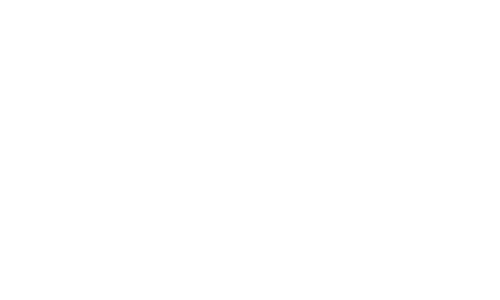
Frame 1 (no input)
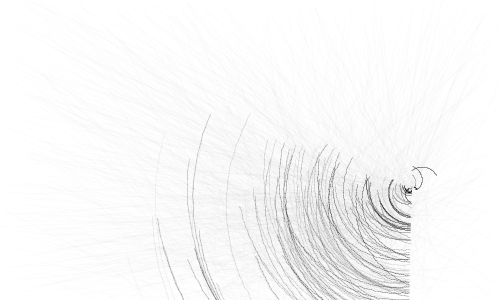
Frame 60 (the mouse pressed at the canvas centre just before this capture)
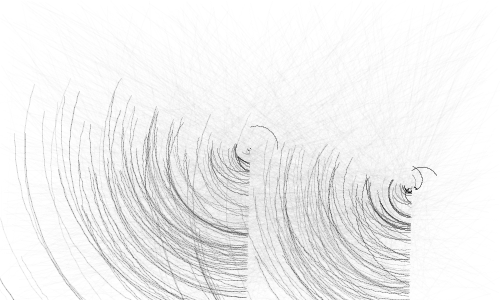
Frame 120 (the mouse held since frame 60 and released just before this capture)

The Processing sketch that drew these frames (run headless with seeded random() and noise(); from frame 60 on, the mouse is pressed at the canvas centre):

// Processing sketch: processing_81375
// ── processing_81375.pde

/* Maryam Mobini | mma99@sfu.ca | October 2012 
 
 Create a responsive animation using curves that 
 behaves differently when the mouse is dragged at 
 different speeds. Make it so that it begins when 
 the mouse is clicked and ends when any keyboard button is pressed.*/


//global variables

int _num = 150;    
float speed = 2;
myCurve[] pArr = new myCurve[_num];

//initializing

void setup() {
  size(500, 300);
  smooth(); 
  frameRate(60);

  background(255);
  float startx = random(width/2) + (width/2);
  float starty = random(height/2) + (height/2);

  for (int i=0;i<_num;i++) {
    pArr[i] = new myCurve(i);
    pArr[i].init(startx, starty);
  }
}
//refresh background
void clearBackground() {
  //background(255);
  fill(0, 25);
  noStroke();
  rect(0, 0, width, height);
  noFill();
}

// frame loop

void draw() {

  for (int i=0;i<_num;i++) {
    pArr[i].update();
  }
}



//interaction
//redraws the curves
void mousePressed() { 
  background(255);
  for (int i=0;i<_num;i++) {
    pArr[i].init(mouseX, mouseY);
  }
}

//stops the draw function
void keyPressed() {
  noLoop();
}

void mouseDragged() {  //This changes the speed of the arcs are drawn when the mouse is dragged.
  variableSpeed(mouseX, mouseY, pmouseX, pmouseY);
}

// this function calculates the speed of the arcs being dragged by the mouse
void variableSpeed(int x, int y, int px, int py) {
  int s = abs(x-px) + abs(y-py);
  _num = s;
}
//objects


class myCurve {
  int id;
  float angnoise, radiusnoise;
  float widnoise, heinoise;
  float angle = 0;
  float radius = 100;
  float centreX = width/2;
  float centreY = height/2;
  float strokeCol = 254;
  float angleincr;
  float lastX = 9999;
  float lastY, lastAng;
  float lastOuterX, lastOuterY;

  myCurve (int num) {
    id = num;
    // init();
  }


  void init(float ex, float warum) {

    centreX = ex;
    centreY = warum;
    radiusnoise = random(10);
    lastX = 9999;
    strokeCol = random(255); 
    angle = 0;
    angleincr = random(1) + 1;
  }

  void update() {
    radiusnoise += 0.001;
    radius = (noise(radiusnoise) * (width)) - 100;

    angle += angleincr;
    if (angle > 360) { 
      angle -= 360;
    } 
    else if (angle < 0) { 
      angle += 360;
    }
    float rad = radians(angle + 90);
    float x1 = centreX + (radius * cos(rad));
    float y1 = centreY + (radius * sin(rad));

    if (lastX != 9999) {

      strokeWeight(1);
      stroke(strokeCol, random(20) + 50);
      line(x1, y1, lastX, lastY);

      if (random(5) > 4) {
        strokeWeight(1);
        stroke(strokeCol, 3);
        line(x1, y1, random(width), random(height));
      }
    }  
    lastX = x1;
    lastY = y1;
  }
}
